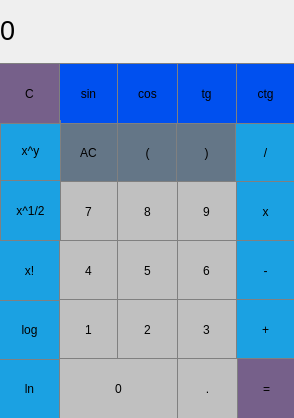
<?xml version="1.0" encoding="UTF-8"?>
<ui version="4.0">
 <class>MainWindow</class>
 <widget class="QMainWindow" name="MainWindow">
  <property name="geometry">
   <rect>
    <x>0</x>
    <y>0</y>
    <width>294</width>
    <height>418</height>
   </rect>
  </property>
  <property name="windowTitle">
   <string>MainWindow</string>
  </property>
  <widget class="QWidget" name="centralwidget">
   <widget class="QPushButton" name="pushButton_AC">
    <property name="geometry">
     <rect>
      <x>58</x>
      <y>122</y>
      <width>61</width>
      <height>61</height>
     </rect>
    </property>
    <property name="styleSheet">
     <string notr="true">QPushButton {
	background-color: rgb(100, 118, 135);
	border: 1px solid gray;
}
QPushButton:pressed {
		background-color: qlineargradient( x1:0, y1:0, x2:0, y2:1, stop: 0 #BEBEBE, stop: 1 #D7D7D7);
}</string>
    </property>
    <property name="text">
     <string>AC</string>
    </property>
   </widget>
   <widget class="QLabel" name="label">
    <property name="enabled">
     <bool>true</bool>
    </property>
    <property name="geometry">
     <rect>
      <x>0</x>
      <y>0</y>
      <width>281</width>
      <height>61</height>
     </rect>
    </property>
    <property name="font">
     <font>
      <pointsize>20</pointsize>
     </font>
    </property>
    <property name="styleSheet">
     <string notr="true">QLabel {
	qproperty-alignment: 'AlignVCenter | AlignRight';
	border-bottom: 1px solid gray;
}

background-color : white;</string>
    </property>
    <property name="text">
     <string>0</string>
    </property>
   </widget>
   <widget class="QPushButton" name="pushButton_left">
    <property name="geometry">
     <rect>
      <x>117</x>
      <y>122</y>
      <width>61</width>
      <height>61</height>
     </rect>
    </property>
    <property name="styleSheet">
     <string notr="true">QPushButton {
	background-color: rgb(100, 118, 135);
	border: 1px solid gray;
}
QPushButton:pressed {
		background-color: qlineargradient( x1:0, y1:0, x2:0, y2:1, stop: 0 #BEBEBE, stop: 1 #D7D7D7);
}</string>
    </property>
    <property name="text">
     <string>(</string>
    </property>
   </widget>
   <widget class="QPushButton" name="pushButton_right">
    <property name="geometry">
     <rect>
      <x>176</x>
      <y>122</y>
      <width>61</width>
      <height>61</height>
     </rect>
    </property>
    <property name="styleSheet">
     <string notr="true">QPushButton {
	background-color: rgb(100, 118, 135);
	border: 1px solid gray;
}
QPushButton:pressed {
		background-color: qlineargradient( x1:0, y1:0, x2:0, y2:1, stop: 0 #BEBEBE, stop: 1 #D7D7D7);
}</string>
    </property>
    <property name="text">
     <string>)</string>
    </property>
   </widget>
   <widget class="QPushButton" name="pushButton_split">
    <property name="geometry">
     <rect>
      <x>235</x>
      <y>122</y>
      <width>61</width>
      <height>61</height>
     </rect>
    </property>
    <property name="styleSheet">
     <string notr="true">QPushButton {
	background-color: rgb(27, 161, 226);
	border: 1px solid gray;
}
QPushButton:pressed {
		background-color: qlineargradient( x1:0, y1:0, x2:0, y2:1, stop: 0 #FF7832E, stop: 1 #FF9739);
}</string>
    </property>
    <property name="text">
     <string>/</string>
    </property>
   </widget>
   <widget class="QPushButton" name="pushButton_mult">
    <property name="geometry">
     <rect>
      <x>235</x>
      <y>181</y>
      <width>61</width>
      <height>61</height>
     </rect>
    </property>
    <property name="styleSheet">
     <string notr="true">QPushButton {
	background-color: rgb(27, 161, 226);
	border: 1px solid gray;
}
QPushButton:pressed {
		background-color: qlineargradient( x1:0, y1:0, x2:0, y2:1, stop: 0 #FF7832E, stop: 1 #FF9739);
}</string>
    </property>
    <property name="text">
     <string>x</string>
    </property>
   </widget>
   <widget class="QPushButton" name="pushButton_7">
    <property name="geometry">
     <rect>
      <x>58</x>
      <y>181</y>
      <width>61</width>
      <height>61</height>
     </rect>
    </property>
    <property name="styleSheet">
     <string notr="true">QPushButton {
	background-color: rgb(192, 192, 192);
	border: 1px solid gray;
}
QPushButton:pressed {
	background-color: qlineargradient( x1:0, y1:0, x2:0, y2:1, stop: 0 #dadbde, stop: 1 #f6f7fa);
}
</string>
    </property>
    <property name="text">
     <string>7</string>
    </property>
   </widget>
   <widget class="QPushButton" name="pushButton_9">
    <property name="geometry">
     <rect>
      <x>176</x>
      <y>181</y>
      <width>61</width>
      <height>61</height>
     </rect>
    </property>
    <property name="styleSheet">
     <string notr="true">QPushButton {
	background-color: rgb(192, 192, 192);
	border: 1px solid gray;
}
QPushButton:pressed {
	background-color: qlineargradient( x1:0, y1:0, x2:0, y2:1, stop: 0 #dadbde, stop: 1 #f6f7fa);
}
</string>
    </property>
    <property name="text">
     <string>9</string>
    </property>
   </widget>
   <widget class="QPushButton" name="pushButton_8">
    <property name="geometry">
     <rect>
      <x>117</x>
      <y>181</y>
      <width>61</width>
      <height>61</height>
     </rect>
    </property>
    <property name="styleSheet">
     <string notr="true">QPushButton {
	background-color: rgb(192, 192, 192);
	border: 1px solid gray;
}
QPushButton:pressed {
	background-color: qlineargradient( x1:0, y1:0, x2:0, y2:1, stop: 0 #dadbde, stop: 1 #f6f7fa);
}
</string>
    </property>
    <property name="text">
     <string>8</string>
    </property>
   </widget>
   <widget class="QPushButton" name="pushButton_minus">
    <property name="geometry">
     <rect>
      <x>235</x>
      <y>240</y>
      <width>61</width>
      <height>61</height>
     </rect>
    </property>
    <property name="styleSheet">
     <string notr="true">QPushButton {
	background-color: rgb(27, 161, 226);
	border: 1px solid gray;
}
QPushButton:pressed {
		background-color: qlineargradient( x1:0, y1:0, x2:0, y2:1, stop: 0 #FF7832E, stop: 1 #FF9739);
}</string>
    </property>
    <property name="text">
     <string>-</string>
    </property>
   </widget>
   <widget class="QPushButton" name="pushButton_4">
    <property name="geometry">
     <rect>
      <x>58</x>
      <y>240</y>
      <width>61</width>
      <height>61</height>
     </rect>
    </property>
    <property name="styleSheet">
     <string notr="true">QPushButton {
	background-color: rgb(192, 192, 192);
	border: 1px solid gray;
}
QPushButton:pressed {
	background-color: qlineargradient( x1:0, y1:0, x2:0, y2:1, stop: 0 #dadbde, stop: 1 #f6f7fa);
}
</string>
    </property>
    <property name="text">
     <string>4</string>
    </property>
   </widget>
   <widget class="QPushButton" name="pushButton_6">
    <property name="geometry">
     <rect>
      <x>176</x>
      <y>240</y>
      <width>61</width>
      <height>61</height>
     </rect>
    </property>
    <property name="styleSheet">
     <string notr="true">QPushButton {
	background-color: rgb(192, 192, 192);
	border: 1px solid gray;
}
QPushButton:pressed {
	background-color: qlineargradient( x1:0, y1:0, x2:0, y2:1, stop: 0 #dadbde, stop: 1 #f6f7fa);
}
</string>
    </property>
    <property name="text">
     <string>6</string>
    </property>
   </widget>
   <widget class="QPushButton" name="pushButton_5">
    <property name="geometry">
     <rect>
      <x>117</x>
      <y>240</y>
      <width>61</width>
      <height>61</height>
     </rect>
    </property>
    <property name="styleSheet">
     <string notr="true">QPushButton {
	background-color: rgb(192, 192, 192);
	border: 1px solid gray;
}
QPushButton:pressed {
	background-color: qlineargradient( x1:0, y1:0, x2:0, y2:1, stop: 0 #dadbde, stop: 1 #f6f7fa);
}
</string>
    </property>
    <property name="text">
     <string>5</string>
    </property>
   </widget>
   <widget class="QPushButton" name="pushButton_plus">
    <property name="geometry">
     <rect>
      <x>235</x>
      <y>299</y>
      <width>61</width>
      <height>61</height>
     </rect>
    </property>
    <property name="styleSheet">
     <string notr="true">QPushButton {
	background-color: rgb(27, 161, 226);
	border: 1px solid gray;
}
QPushButton:pressed {
		background-color: qlineargradient( x1:0, y1:0, x2:0, y2:1, stop: 0 #FF7832E, stop: 1 #FF9739);
}</string>
    </property>
    <property name="text">
     <string>+</string>
    </property>
   </widget>
   <widget class="QPushButton" name="pushButton_1">
    <property name="geometry">
     <rect>
      <x>58</x>
      <y>299</y>
      <width>61</width>
      <height>61</height>
     </rect>
    </property>
    <property name="styleSheet">
     <string notr="true">QPushButton {
	background-color: rgb(192, 192, 192);
	border: 1px solid gray;
}
QPushButton:pressed {
	background-color: qlineargradient( x1:0, y1:0, x2:0, y2:1, stop: 0 #dadbde, stop: 1 #f6f7fa);
}
</string>
    </property>
    <property name="text">
     <string>1</string>
    </property>
   </widget>
   <widget class="QPushButton" name="pushButton_3">
    <property name="geometry">
     <rect>
      <x>176</x>
      <y>299</y>
      <width>61</width>
      <height>61</height>
     </rect>
    </property>
    <property name="styleSheet">
     <string notr="true">QPushButton {
	background-color: rgb(192, 192, 192);
	border: 1px solid gray;
}
QPushButton:pressed {
	background-color: qlineargradient( x1:0, y1:0, x2:0, y2:1, stop: 0 #dadbde, stop: 1 #f6f7fa);
}
</string>
    </property>
    <property name="text">
     <string>3</string>
    </property>
   </widget>
   <widget class="QPushButton" name="pushButton_2">
    <property name="geometry">
     <rect>
      <x>117</x>
      <y>299</y>
      <width>61</width>
      <height>61</height>
     </rect>
    </property>
    <property name="styleSheet">
     <string notr="true">QPushButton {
	background-color: rgb(192, 192, 192);
	border: 1px solid gray;
}
QPushButton:pressed {
	background-color: qlineargradient( x1:0, y1:0, x2:0, y2:1, stop: 0 #dadbde, stop: 1 #f6f7fa);
}
</string>
    </property>
    <property name="text">
     <string>2</string>
    </property>
   </widget>
   <widget class="QPushButton" name="pushButton_equal">
    <property name="geometry">
     <rect>
      <x>236</x>
      <y>358</y>
      <width>61</width>
      <height>61</height>
     </rect>
    </property>
    <property name="styleSheet">
     <string notr="true">QPushButton {
	background-color: rgb(118, 96, 138);
	border: 1px solid gray;
}
QPushButton:pressed {
		background-color: qlineargradient( x1:0, y1:0, x2:0, y2:1, stop: 0 #FF7832E, stop: 1 #FF9739);
}</string>
    </property>
    <property name="text">
     <string>=</string>
    </property>
   </widget>
   <widget class="QPushButton" name="pushButton_0">
    <property name="geometry">
     <rect>
      <x>58</x>
      <y>358</y>
      <width>121</width>
      <height>61</height>
     </rect>
    </property>
    <property name="styleSheet">
     <string notr="true">QPushButton {
	background-color: rgb(192, 192, 192);
	border: 1px solid gray;
}
QPushButton:pressed {
	background-color: qlineargradient( x1:0, y1:0, x2:0, y2:1, stop: 0 #dadbde, stop: 1 #f6f7fa);
}
</string>
    </property>
    <property name="text">
     <string>0</string>
    </property>
   </widget>
   <widget class="QPushButton" name="pushButton_dot">
    <property name="geometry">
     <rect>
      <x>177</x>
      <y>358</y>
      <width>61</width>
      <height>61</height>
     </rect>
    </property>
    <property name="styleSheet">
     <string notr="true">QPushButton {
	background-color: rgb(192, 192, 192);
	border: 1px solid gray;
}
QPushButton:pressed {
		background-color: qlineargradient( x1:0, y1:0, x2:0, y2:1, stop: 0 #BEBEBE, stop: 1 #D7D7D7);
}</string>
    </property>
    <property name="text">
     <string>.</string>
    </property>
   </widget>
   <widget class="QPushButton" name="pushButton_ctg">
    <property name="geometry">
     <rect>
      <x>235</x>
      <y>63</y>
      <width>61</width>
      <height>61</height>
     </rect>
    </property>
    <property name="styleSheet">
     <string notr="true">QPushButton {
	background-color: rgb(000, 80, 239);
	border: 1px solid gray;
}
QPushButton:pressed {
		background-color: qlineargradient( x1:0, y1:0, x2:0, y2:1, stop: 0 #BEBEBE, stop: 1 #D7D7D7);
}</string>
    </property>
    <property name="text">
     <string>ctg</string>
    </property>
   </widget>
   <widget class="QPushButton" name="pushButton_sin">
    <property name="geometry">
     <rect>
      <x>58</x>
      <y>63</y>
      <width>61</width>
      <height>61</height>
     </rect>
    </property>
    <property name="styleSheet">
     <string notr="true">QPushButton {
	background-color: rgb(000, 80, 239);
	border: 1px solid gray;
}
QPushButton:pressed {
		background-color: qlineargradient( x1:0, y1:0, x2:0, y2:1, stop: 0 #BEBEBE, stop: 1 #D7D7D7);
}</string>
    </property>
    <property name="text">
     <string>sin</string>
    </property>
   </widget>
   <widget class="QPushButton" name="pushButton_tg">
    <property name="geometry">
     <rect>
      <x>176</x>
      <y>63</y>
      <width>61</width>
      <height>61</height>
     </rect>
    </property>
    <property name="styleSheet">
     <string notr="true">QPushButton {
	background-color: rgb(000, 80, 239);
	border: 1px solid gray;
}
QPushButton:pressed {
		background-color: qlineargradient( x1:0, y1:0, x2:0, y2:1, stop: 0 #BEBEBE, stop: 1 #D7D7D7);
}</string>
    </property>
    <property name="text">
     <string>tg</string>
    </property>
   </widget>
   <widget class="QPushButton" name="pushButton_cos">
    <property name="geometry">
     <rect>
      <x>117</x>
      <y>63</y>
      <width>61</width>
      <height>61</height>
     </rect>
    </property>
    <property name="styleSheet">
     <string notr="true">QPushButton {
	background-color: rgb(000, 80, 239);
	border: 1px solid gray;
}
QPushButton:pressed {
		background-color: qlineargradient( x1:0, y1:0, x2:0, y2:1, stop: 0 #BEBEBE, stop: 1 #D7D7D7);
}</string>
    </property>
    <property name="text">
     <string>cos</string>
    </property>
   </widget>
   <widget class="QPushButton" name="pushButton_step">
    <property name="geometry">
     <rect>
      <x>0</x>
      <y>120</y>
      <width>61</width>
      <height>61</height>
     </rect>
    </property>
    <property name="styleSheet">
     <string notr="true">QPushButton {
	background-color: rgb(27, 161, 226);
	border: 1px solid gray;
}
QPushButton:pressed {
		background-color: qlineargradient( x1:0, y1:0, x2:0, y2:1, stop: 0 #BEBEBE, stop: 1 #D7D7D7);
}</string>
    </property>
    <property name="text">
     <string>x^y</string>
    </property>
   </widget>
   <widget class="QPushButton" name="pushButton_cor">
    <property name="geometry">
     <rect>
      <x>0</x>
      <y>180</y>
      <width>61</width>
      <height>61</height>
     </rect>
    </property>
    <property name="styleSheet">
     <string notr="true">QPushButton {
	background-color: rgb(27, 161, 226);
	border: 1px solid gray;
}
QPushButton:pressed {
		background-color: qlineargradient( x1:0, y1:0, x2:0, y2:1, stop: 0 #BEBEBE, stop: 1 #D7D7D7);
}</string>
    </property>
    <property name="text">
     <string>x^1/2</string>
    </property>
   </widget>
   <widget class="QPushButton" name="pushButton_ln">
    <property name="geometry">
     <rect>
      <x>-1</x>
      <y>358</y>
      <width>61</width>
      <height>61</height>
     </rect>
    </property>
    <property name="styleSheet">
     <string notr="true">QPushButton {
	background-color: rgb(27, 161, 226);
	border: 1px solid gray;
}
QPushButton:pressed {
		background-color: qlineargradient( x1:0, y1:0, x2:0, y2:1, stop: 0 #BEBEBE, stop: 1 #D7D7D7);
}</string>
    </property>
    <property name="text">
     <string>ln</string>
    </property>
   </widget>
   <widget class="QPushButton" name="pushButton_log">
    <property name="geometry">
     <rect>
      <x>-1</x>
      <y>299</y>
      <width>61</width>
      <height>61</height>
     </rect>
    </property>
    <property name="styleSheet">
     <string notr="true">QPushButton {
	background-color: rgb(27, 161, 226);
	border: 1px solid gray;
}
QPushButton:pressed {
		background-color: qlineargradient( x1:0, y1:0, x2:0, y2:1, stop: 0 #BEBEBE, stop: 1 #D7D7D7);
}</string>
    </property>
    <property name="text">
     <string>log</string>
    </property>
   </widget>
   <widget class="QPushButton" name="pushButton_fac">
    <property name="geometry">
     <rect>
      <x>-1</x>
      <y>240</y>
      <width>61</width>
      <height>61</height>
     </rect>
    </property>
    <property name="styleSheet">
     <string notr="true">QPushButton {
	background-color: rgb(27, 161, 226);
	border: 1px solid gray;
}
QPushButton:pressed {
		background-color: qlineargradient( x1:0, y1:0, x2:0, y2:1, stop: 0 #BEBEBE, stop: 1 #D7D7D7);
}</string>
    </property>
    <property name="text">
     <string>x!</string>
    </property>
   </widget>
   <widget class="QPushButton" name="pushButton_last">
    <property name="geometry">
     <rect>
      <x>-1</x>
      <y>63</y>
      <width>61</width>
      <height>61</height>
     </rect>
    </property>
    <property name="styleSheet">
     <string notr="true">QPushButton {
	background-color: rgb(118, 96, 138);
	border: 1px solid gray;
}
QPushButton:pressed {
		background-color: qlineargradient( x1:0, y1:0, x2:0, y2:1, stop: 0 #BEBEBE, stop: 1 #D7D7D7);
}</string>
    </property>
    <property name="text">
     <string>C</string>
    </property>
   </widget>
  </widget>
 </widget>
 <resources/>
 <connections/>
</ui>
